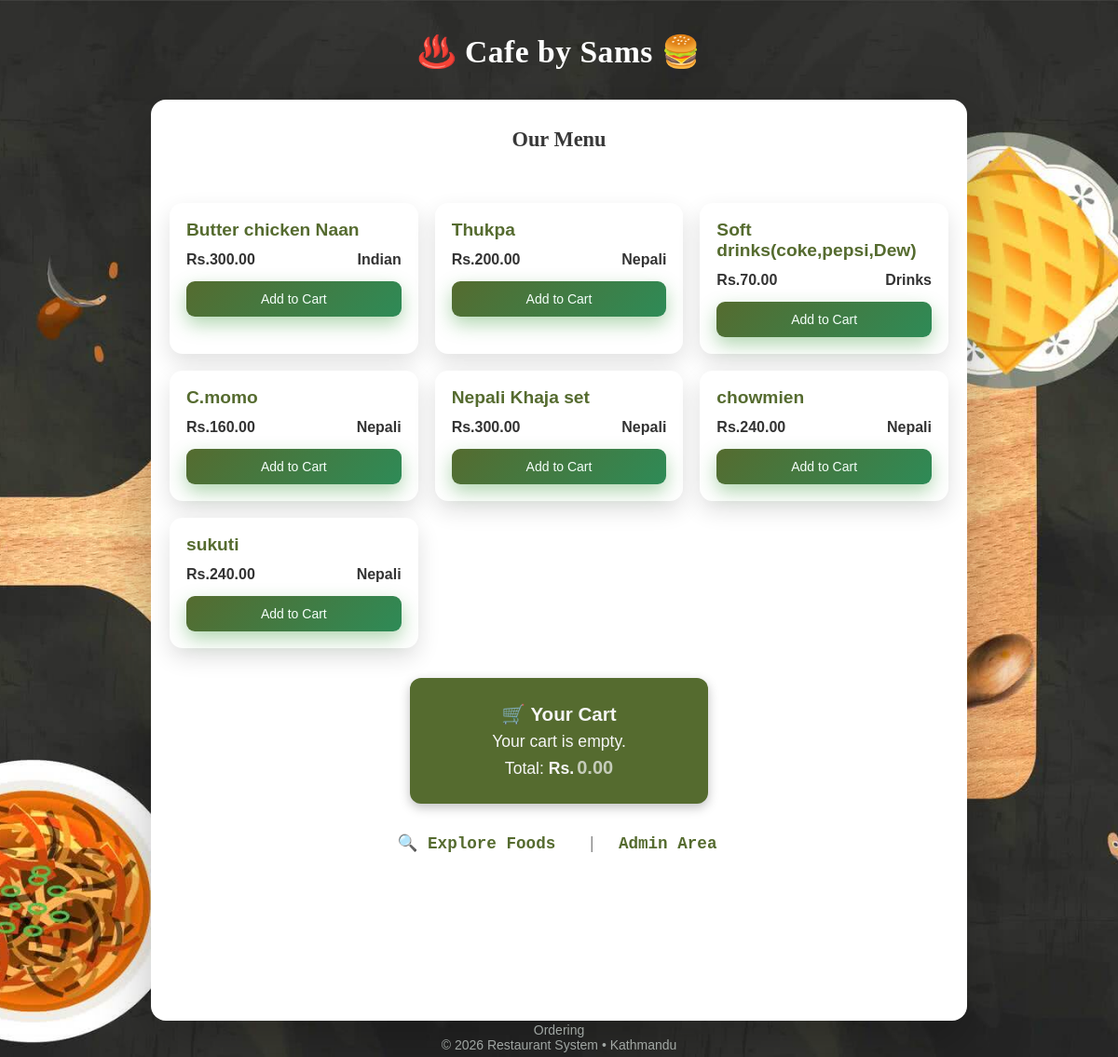
The page / on the database its author committed.
### tables this page shows
CREATE TABLE `menu_items` (
  `id` int NOT NULL AUTO_INCREMENT,
  `name` varchar(100) NOT NULL,
  `price` decimal(6,2) NOT NULL,
  `created_at` timestamp NULL DEFAULT CURRENT_TIMESTAMP,
  `description` text,
  `cuisine` varchar(100) DEFAULT NULL,
  `category_id` int NOT NULL,
  PRIMARY KEY (`id`),
  KEY `fk_category` (`category_id`),
  CONSTRAINT `fk_category` FOREIGN KEY (`category_id`) REFERENCES `categories` (`id`) ON DELETE CASCADE
);

CREATE TABLE `categories` (
  `id` int NOT NULL AUTO_INCREMENT,
  `name` varchar(100) NOT NULL,
  `created_at` timestamp NULL DEFAULT CURRENT_TIMESTAMP,
  PRIMARY KEY (`id`)
);

### includes/functions.php (called while the page is built, shortened)
<?php
function e($str) {
    return htmlspecialchars($str ?? '', ENT_QUOTES, 'UTF-8');
}

### public/index.php (the view, shortened to what this page needs)
<!DOCTYPE html>
<html lang="en">
<head>
    <link rel="stylesheet" href="../assets/css/style.css">
</head>
<body>
<?php
if (file_exists('../includes/functions.php')) {
    require_once '../includes/functions.php';
}
require_once '../config/db.php';
?>
<header>
    <h1 class="page-title">♨️ Cafe by Sams 🍔</h1>
</header>
<div class="container">
    <h2 class="menu">Our Menu</h2>
    <?php
    try {
        $stmt = $pdo->query("
            SELECT
                menu_items.id,
                menu_items.name,
                menu_items.description,
                menu_items.price,
                categories.name AS category_name
            FROM menu_items
            JOIN categories ON menu_items.category_id = categories.id
            ORDER BY menu_items.created_at DESC
        ");
        $items = $stmt->fetchAll(PDO::FETCH_ASSOC);
        if (!$items) {
            echo "<p style='text-align:center; color:#666;'>No menu items available.</p>";
        } else {
            echo "<div class='menu-grid'>";
            foreach ($items as $item) {
                echo "
                <div class='food-card'>
                    <h3>" . e($item['name']) . "</h3>
                    <p>" . e($item['description']) . "</p>
                    <div class='food-meta'>
                        <span class='price'>Rs." . number_format($item['price'], 2) . "</span>
                        <span class='category'>" . e($item['category_name']) . "</span>
                    </div>
                    <button class='btn' onclick='addToCart({$item["id"]})'>
                        Add to Cart
                    </button>
                </div>
                ";
            }
            echo "</div>";
        }
    } catch (PDOException $e) {
        echo "<div class='error'>Database Error: " . e($e->getMessage()) . "</div>";
    }
    ?>
    <div id="cart">
        <h3>🛒 Your Cart</h3>
        <div id="cart-items">Your cart is empty.</div>
        <p>Total: <strong>Rs.<span id="cart-total">0.00</span></strong></p>
    </div>
    <div class="nav-container">
        <a href="search.php" class="nav-link">🔍 Explore Foods</a>
        <a href="../admin/login.php" class="nav-link">Admin Area</a>
    </div>
</div>
<footer class="footer">
    Ordering<br>
    © <?= date('Y') ?> Restaurant System • Kathmandu
</footer>
</body>
</html>

### assets/css/style.css (style rules this page uses)
* { box-sizing: border-box; margin: 0; padding: 0; }
body { background-image: url('../images/back1.jpg'); background-size: cover; background-position: center; background-repeat: no-repeat; min-height: 100vh; margin: 0; }
.container { width: 75%; max-width: 1200px; margin: 23px auto; padding: 0 20px; box-sizing: border-box; background: white; border-radius: 16px; box-shadow: 0 25px 60px rgba(0,0,0,0.25); animation: fadeUp 0.5s ease-in-out; color: #333; }
.page-title { text-align: center; font-weight: 600; color: lightyellow; margin: auto; padding-top: 20px; font-family: Georgia, serif; font-size: 2.3rem; }
h2 { margin-top: 10px; margin-bottom: 22px; color: darkolivegreen; font-weight: 600; font-family: Lucida Console; opacity: 90%; padding-top: 30px; padding-bottom: 30px; }
.btn { display: inline-block; padding: 11px 20px; background: linear-gradient(135deg, darkolivegreen, seagreen); color: mintcream; border-radius: 9px; text-decoration: none; border: none; font-size: 14px; cursor: pointer; transition: all 0.3s ease; box-shadow: 0 8px 20px rgba(34, 139, 34, 0.35); }
.menu-grid { display: grid; grid-template-columns: repeat(auto-fit, minmax(260px, 1fr)); gap: 18px; margin-top: 25px; }
.food-card { background: white; border-radius: 14px; padding: 18px; box-shadow: 0 10px 25px rgba(0, 0, 0, 0.12); transition: transform 0.3s ease, box-shadow 0.3s ease; color: #333; }
.food-card h3 { font-size: 1.2rem; margin-bottom: 6px; color: darkolivegreen; }
.food-meta { display: flex; justify-content: space-between; margin-bottom: 14px; font-weight: 600; }
.food-card .btn { width: 100%; text-align: center; }
.footer { position: fixed; bottom: 5px; left: 50%; transform: translateX(-50%); font-size: 14px; color: floralwhite; opacity: 60%; text-align: center; font-style: none; color: mintcream; }
.nav-container { margin-top: 2rem; text-align: center; padding-bottom: 180px; padding-right: 20px; font-size: 1.1rem; }
.nav-link { text-decoration: none; color: darkolivegreen; font-weight: 800; font-family: "Lucida Console", monospace; transition: color 0.3s ease; margin-left: 1rem; }
.nav-link + .nav-link::before { content: " | "; color: #888; margin: 0 0.8rem; font-weight: normal; }
#cart { background: darkolivegreen; opacity: 100%; color: whitesmoke; text-align: center; width: 320px; max-width: 90%; margin: 2rem auto; padding: 1.5rem 1rem; border-radius: 12px; box-shadow: 0 4px 12px rgba(0, 0, 0, 0.25); font-size: 1.1rem; line-height: 1.5; }
#cart-total { padding-top: 10px; color: whitesmoke; font-size: 20px; padding-left: 3px; opacity: 70%; padding-top: 10px; }
.page-title { text-align: center; color: white; font-size: 2.1rem; font-family:lobster ; margin-bottom: 2rem; font-weight: 600; letter-spacing: 0.5px; }
* { margin:0; padding:0; box-sizing:border-box; }
body { font-family: Arial, sans-serif; color: #333; padding: 1rem; }
h2 { margin: 0 0 24px; text-align: center; font-size: 1.4rem; color: #222; }

### rows shown on the page
menu_items: name "Butter chicken Naan", price "300.00", category.name "Indian"
menu_items: name "Thukpa", price "200.00", category.name "Nepali"
menu_items: name "Soft drinks(coke,pepsi,Dew)", price "70.00", category.name "Drinks"
menu_items: name "C.momo", price "160.00", category.name "Nepali"
menu_items: name "Nepali Khaja set", price "300.00", category.name "Nepali"
menu_items: name "chowmien", price "240.00", category.name "Nepali"
menu_items: name "sukuti", price "240.00", category.name "Nepali"
